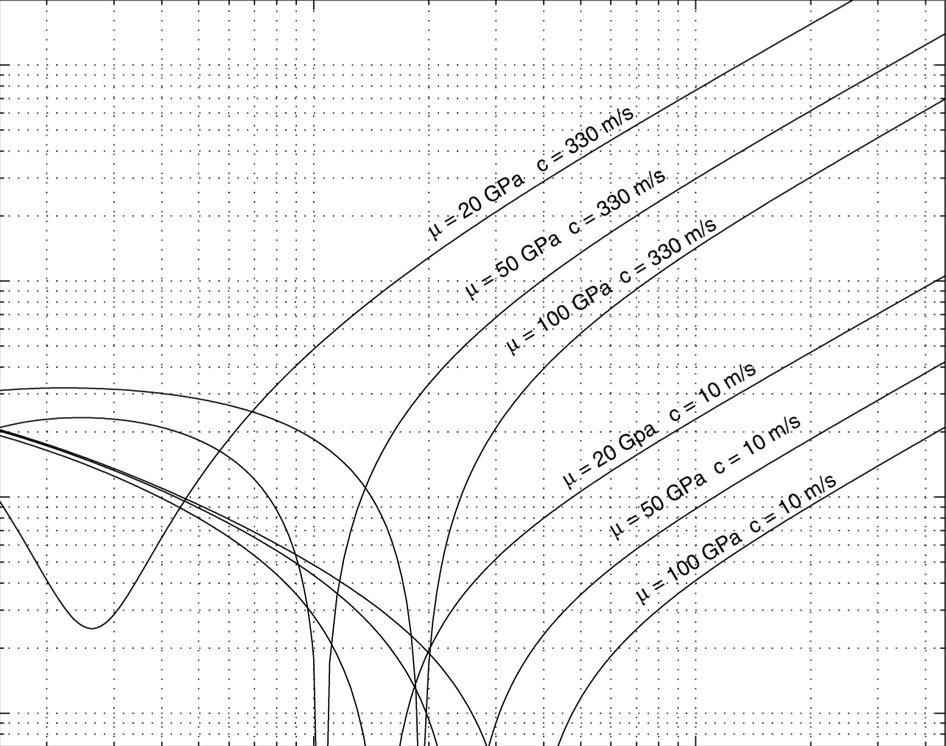
#> input picture code/figures/Zurn_2007_vertical_tfn_fig6.png, 946 x 746 px, shrunk from 1284 x 1012 before the run
$ python travelling_wave_model.py
#> lines starting #> are read from the running program, lines starting #| are printed output that depends on the picture
import numpy as np
import matplotlib.pyplot as plt
import matplotlib.image as mpimg

G = 6.67408e-11 # m^3/kg/s^2
c = 330. # m/s
g_0 = 9.81 # m/s

def vertical_admittance_twm(c_h, mu, lmda, dgdz=3.e-6):
    # vertical admittance for the travelling wave model (Zurn et al., 2007a)
    # https://doi.org/10.1111/j.1365-246X.2006.03189.x
    # Input parameters: speed of the wave, the Lame parameters mu and lambda
    # and the vertical gradient of gravitational acceleration.
    # The default value for dgdz is that used by Zurn et al.
    # Returns: a function which takes a list of frequencies as input
    def func(frequencies):
        omega = 2.*np.pi*frequencies
        k_h = omega/c_h
        g_BPM =  2.*np.pi*G / g_0 # eq. 1
        delta_gN = g_BPM / (1. + omega*c*c/(c_h*g_0)) # eq. 14
        delta_gF = -0.5*dgdz/mu*((lmda + 2.*mu)/(lmda + mu))/k_h # eq. 15
        delta_gl = -0.5/mu*((lmda + 2.*mu)/(lmda + mu))*omega*omega/k_h # eq. 16
        return delta_gN + delta_gF + delta_gl

    return func

def horizontal_admittance_twm(c_h, mu, lmda):
    # horizontal admittance for the travelling wave model (Zurn et al., 2007b)
    # https://doi.org/10.1111/j.1365-246X.2007.03553.x
    # Input parameters: speed of the wave and the Lame parameters mu and lambda
    # The default value for dgdz is that used by Zurn et al.
    # Returns: a function which takes a list of frequencies as input
    def func(frequencies):
        omega = 2.*np.pi*frequencies
        return ( 2.*np.pi*G/g_0 / (1. + omega*c*c/(c_h*g_0)) +
                 0.5*g_0/mu*((lmda + 2.*mu)/(lmda + mu)) +
                 0.5/mu*(mu/(lmda + mu))*omega*c_h )

    return func


# Plot vertical and horizontal da/dp
fig = plt.figure()

# Plot figures from paper
ax_vim = fig.add_subplot(1, 2, 1)
fig6 = mpimg.imread('figures/Zurn_2007_vertical_tfn_fig6.png')
#> fig6 is the input picture: shape (746, 946, 4) float32; mean R, G, B, A 0.963, 0.963, 0.963, 1
ax_vim.imshow(fig6, extent=[0, 1, 0, 1], aspect='auto')
ax_vim.set_xlim(0,1)
ax_vim.set_ylim(0,1)
ax_vim.set_xticks([])
ax_vim.set_yticks([])

ax_him = fig.add_subplot(1, 2, 2)
fig7 = mpimg.imread('figures/Zurn_2007_horizontal_tfn_fig7.png')
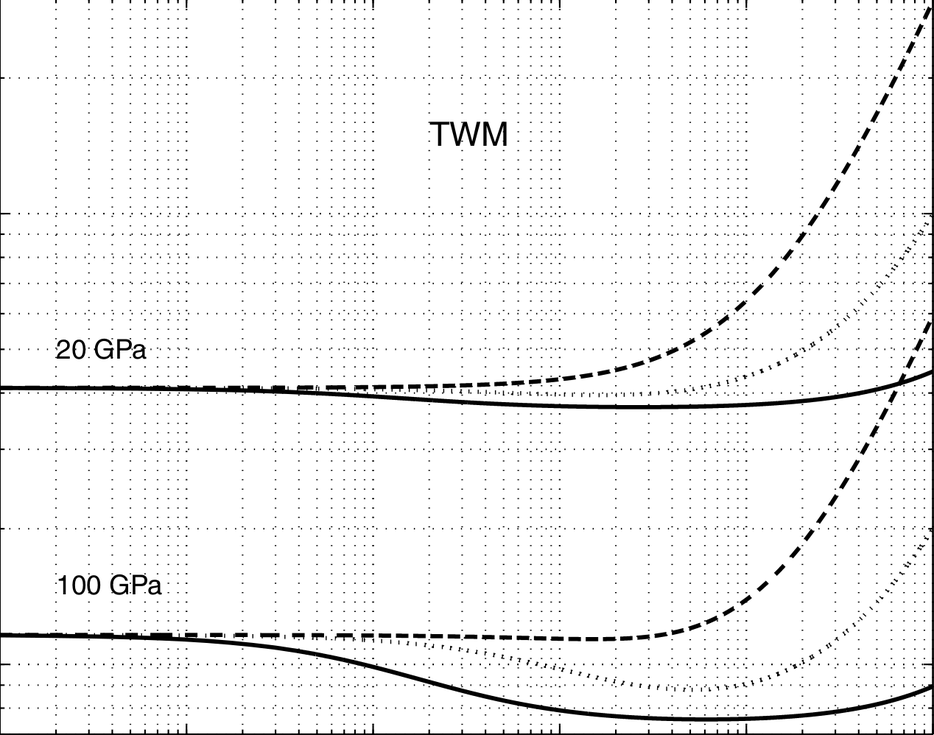
#> input picture code/figures/Zurn_2007_horizontal_tfn_fig7.png, 934 x 735 px, shrunk from 1268 x 998 before the run
#> fig7 is the input picture: shape (735, 934, 4) float32; mean R, G, B, A 0.958, 0.958, 0.958, 1
ax_him.imshow(fig7, extent=[0, 1, 0, 1], aspect='auto')
ax_him.set_xlim(0,1)
ax_him.set_ylim(0,1)
ax_him.set_xticks([])
ax_him.set_yticks([])


# Plot calculated values for the magnitude of the vertical transfer function
ax_v = fig.add_subplot(1, 2, 1, frame_on=False)
frequencies = np.logspace(-4, -1, 101)
lmdaovermu = 1.2 # reasonable approximation for many minerals and rocks (Ji et al., 2010)
lmdaovermu = 1.0 # Assumption in Zurn et al. (2007 a, b)

for c_h in [10., 330.]:
    for mu in [20.e9, 50.e9, 100.e9]:
        lmda = lmdaovermu*mu
        ax_v.loglog(frequencies, 100.*np.abs(vertical_admittance_twm(c_h, mu, lmda)(frequencies)))
        #ax_v.loglog(frequencies, 100.*vertical_admittance_twm(c_h, mu, lmda)(frequencies))

ax_v.set_xlim(1.5e-4, 4.5e-2)
ax_v.set_ylim(7.e-11, 2e-7)


# Plot calculated values for the magnitude of the horizontal transfer function
ax_h = fig.add_subplot(1, 2, 2, frame_on=False)

frequencies = np.logspace(-6, -1, 101)
for c_h in [10., 80., 330.]:
    for mu in [20.e9, 100.e9]:
        lmda = lmdaovermu*mu
        ax_h.loglog(frequencies, 1.e9*100.*horizontal_admittance_twm(c_h, mu, lmda)(frequencies))

ax_h.set_xlim(1.e-6, 1.e-1)
ax_h.set_ylim(7., 300.)

plt.show()
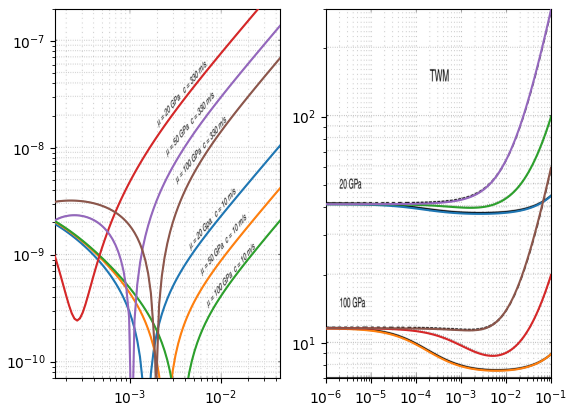
#> figure drawn by matplotlib, 4 panels; panel 3: curve peaks at x = 0.1, y = 2.36e-08; panel 3: curve peaks at x = 0.1, y = 9.42e-09; panel 3: curve peaks at x = 0.1, y = 4.71e-09; panel 4: curve peaks at x = 0.1, y = 44.65


# [41 lines left out: function convolve, not called in this run]
